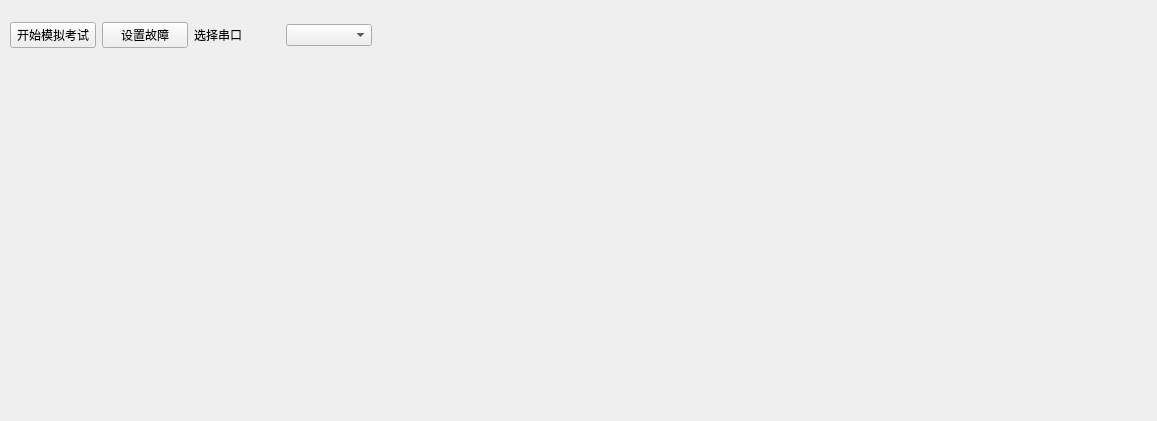
<?xml version="1.0" encoding="UTF-8"?>
<ui version="4.0">
 <class>MainWindow</class>
 <widget class="QMainWindow" name="MainWindow">
  <property name="geometry">
   <rect>
    <x>0</x>
    <y>0</y>
    <width>1157</width>
    <height>421</height>
   </rect>
  </property>
  <property name="windowTitle">
   <string>联锁系统仿真V0.1</string>
  </property>
  <widget class="QWidget" name="centralwidget">
   <widget class="QWidget" name="layoutWidget">
    <property name="geometry">
     <rect>
      <x>10</x>
      <y>20</y>
      <width>362</width>
      <height>30</height>
     </rect>
    </property>
    <layout class="QHBoxLayout" name="horizontalLayout">
     <item>
      <widget class="QPushButton" name="pushButton">
       <property name="text">
        <string>开始模拟考试</string>
       </property>
      </widget>
     </item>
     <item>
      <widget class="QPushButton" name="SzgzButton">
       <property name="text">
        <string>设置故障</string>
       </property>
      </widget>
     </item>
     <item>
      <widget class="QLabel" name="m_trafficLabel">
       <property name="text">
        <string>&lt;html&gt;&lt;head/&gt;&lt;body&gt;&lt;p&gt;选择串口&lt;/p&gt;&lt;/body&gt;&lt;/html&gt;</string>
       </property>
      </widget>
     </item>
     <item>
      <widget class="QComboBox" name="comboBox"/>
     </item>
    </layout>
   </widget>
  </widget>
 </widget>
 <resources/>
 <connections/>
</ui>
